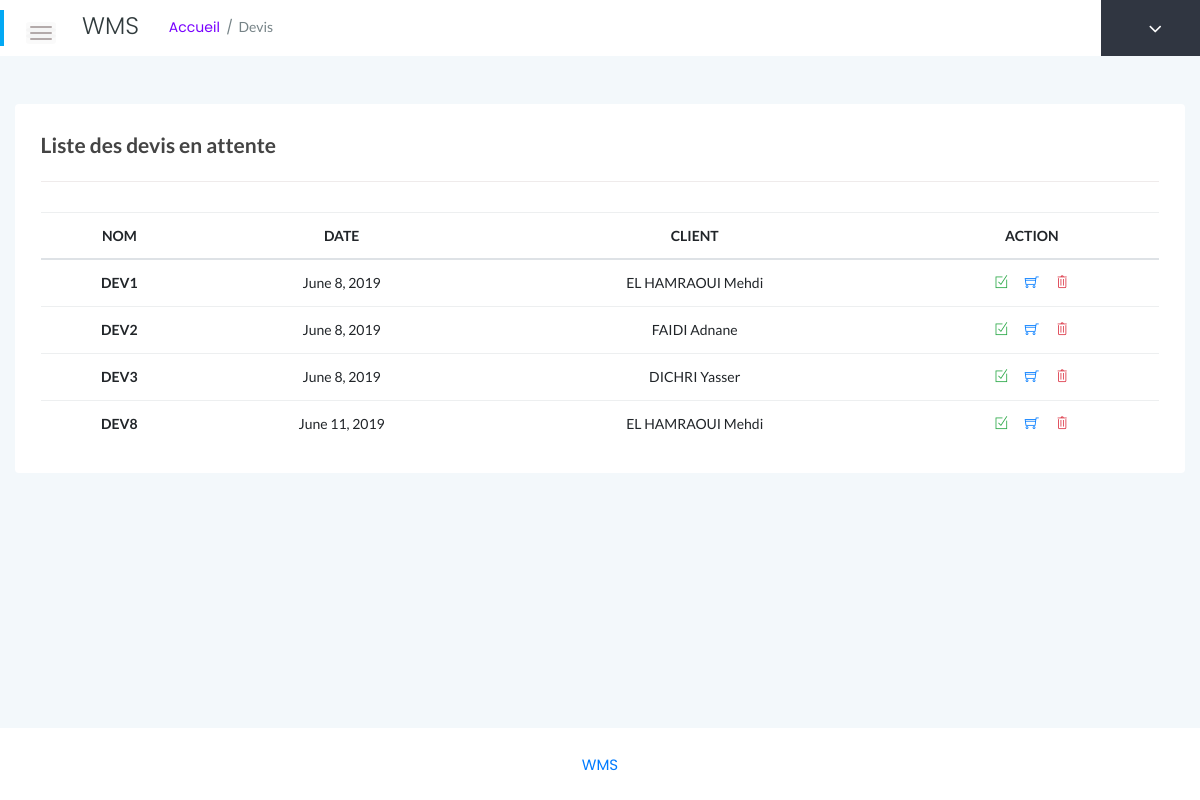
Page /commandeatt/ on the committed database.
### stock/models.py (models this page shows)
class Commande(models.Model):
	ID_Commande       = models.CharField(max_length=25, primary_key=True)
	Date_Commande     = models.DateField(default=datetime.date.today)
	ID_Client         = models.ForeignKey(Client, on_delete=models.CASCADE)
	Valid             = models.IntegerField(default=0)

class Client(models.Model):
	ID_Client         = models.CharField(max_length=25, primary_key=True)
	Entreprise        = models.CharField(max_length=25)
	Description       = models.CharField(max_length=25)
	Email             = models.EmailField()
	Tel               = models.CharField(max_length=25)
	Adresse           = models.CharField(max_length=25)
	def __str__(self):
		return self.ID_Client

### stock/views.py (the view)
# urls.py: url(r'^commandeatt/$', views.commandeatt, name='commandeatt'),
def commandeatt(request):
	commandes = Commande.objects.filter(Valid=0)
	return render(request, 'list/F_commandeatt.html', {'commandes':commandes})

### stock/templates/list/F_commandeatt.html (shortened to what this page needs)
{% extends 'base.html' %}
{% load staticfiles %}
{% block title %}Devis{% endblock %}
{% block body %}
<div class="row">
	<div class="col-12 mt-5">
		<div class="card">
			<div class="card-body">
				<div class="invoice-head">
					<div class="row">
						<div class="iv-left col-6">
							<span>Liste des devis en attente</span>
						</div>
					</div>
				</div>
				<div class="single-table">
					<div class="table-responsive">
						<table class="table table-hover progress-table text-center">
							<thead class="text-uppercase">
								<tr>
									<th scope="col">Nom</th>
									<th scope="col">Date</th>
									<th scope="col">Client</th>
									<th scope="col">Action</th>
								</tr>
							</thead>
							<tbody>
								{% for commande in commandes %}
									<tr>
										<th scope="row">{{ commande.ID_Commande }}</th>
										<td>{{ commande.Date_Commande }}</td>
										<td>{{ commande.ID_Client }}</td>
										<td>
											<ul class="d-flex justify-content-center">
												<li class="mr-3"><a href="{% url 'validercommande' commande.ID_Commande %}" class="text-success"><i class="ti-check-box"></i></a></li>
												<li  class="mr-3"><a href="{% url 'detailcommande' commande.ID_Commande %}" class="text-primary"><i class="ti-shopping-cart"></i></a></li>
												<li><a href="{% url 'delcommandeatt' commande.ID_Commande %}" class="text-danger"><i class="ti-trash"></i></a></li>
											</ul>
										</td>
									</tr>
								{% endfor %}
							</tbody>
						</table>
					</div>
				</div>
			</div>
		</div>
	</div>
</div>
{% endblock %}

### stock/static/assets/css/styles.css (style rules this page uses)
.card { border: none; border-radius: 4px; background-color: #fff; -webkit-transition: all 0.3s ease 0s; transition: all 0.3s ease 0s; }
.card-body { padding: 25.6px; padding: 1.6rem; }
.single-table .table { margin-bottom: 0; }
table tr th { border-bottom: none; }
table tr th, table tr td { border-top: 1px solid rgba(120, 130, 140, 0.13) !important; }
table tr td [class^="ti-"] { cursor: pointer; }
.invoice-head { margin-bottom: 30px; border-bottom: 1px solid #efebeb; padding-bottom: 20px; }
.invoice-head .iv-left span { color: #444; }
.invoice-head span { font-size: 21px; font-weight: 700; color: #777; }

### stock/templates/base.html (style rules this page uses)
:root { --primary-color: #03A9F4; }

### rows in the picture
Commande: ID_Commande "DEV1", Date_Commande "June 8, 2019", ID_Client "EL HAMRAOUI Mehdi"
Commande: ID_Commande "DEV2", Date_Commande "June 8, 2019", ID_Client "FAIDI Adnane"
Commande: ID_Commande "DEV3", Date_Commande "June 8, 2019", ID_Client "DICHRI Yasser"
Commande: ID_Commande "DEV8", Date_Commande "June 11, 2019", ID_Client "EL HAMRAOUI Mehdi"
